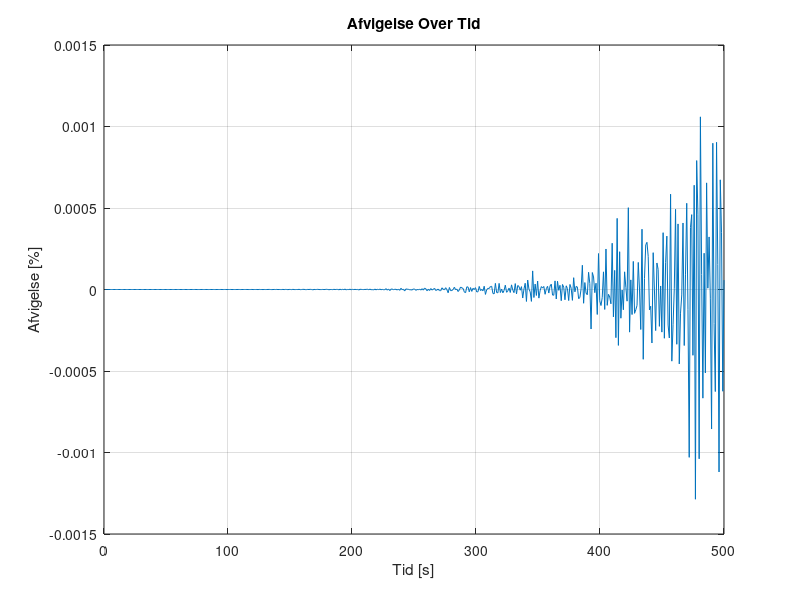
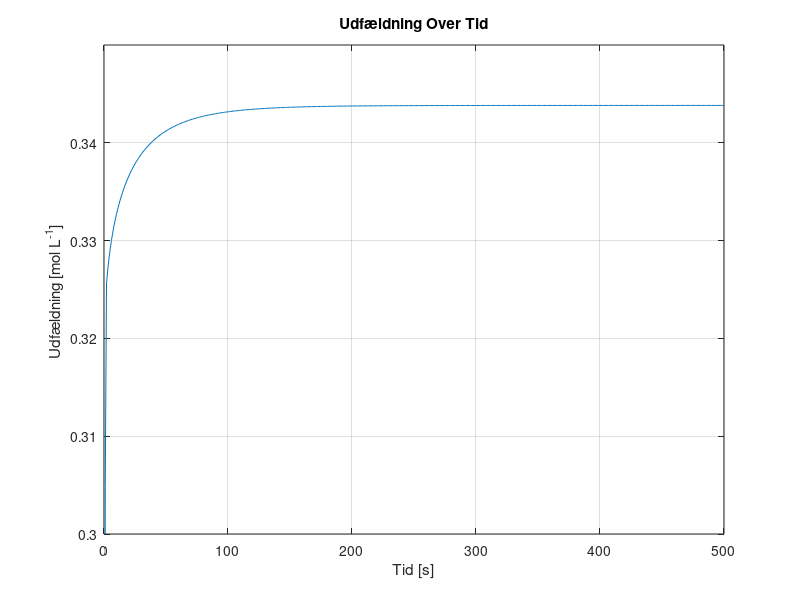
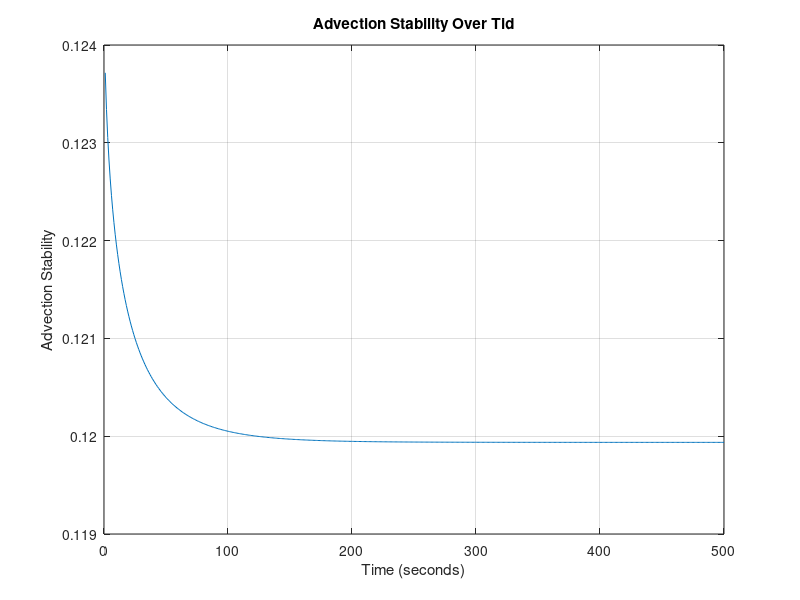
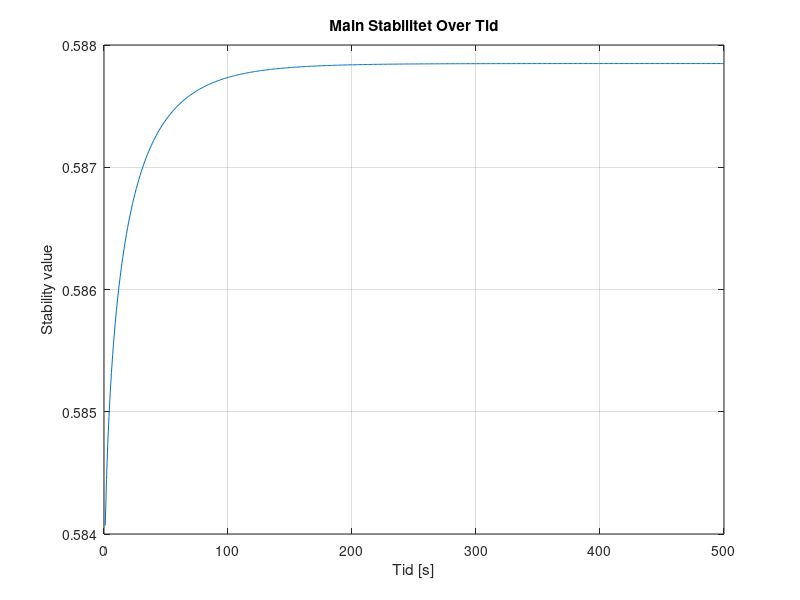

MATLAB code for these plots, in order: (Note: this script raises an error after producing the figures.)
%__Gruppe 3-Simulering-3.Sem__
clear
close all
clc
%% Inital Parameters
domain_length = 0.1;   % Domain length (meters)
domain_steps = 1000;    % Number of spatial domain_steps points
dx = domain_length / (domain_steps - 1); % Position discretization
 
time_length = 500;      % Time length (seconds)
time_steps = 500;       % Number of time steps
dt = time_length / time_steps; % Temporal discretization

% DEFINED VARIABLES
D = 1.464*10^-9; % Diffusivity coefficient H2PO4- in water [m^2 s^-1]
feed_conc = 0.1; % Constant solute concentration at the first cell 0.1 molar [H2PO4-]
TMP = 35; %TMP: Transmembrane Pressure [bar]

area = 0.0308; % Area of the membrane surface [m^2]
kw = 5.7311*10^(-7); % Initial water permeability m^3 m^-2 bar^-1 s^-1 
my = 0.8903*10^-9; % Water viscosity [Bar∙s]
Rm = 1/(my*kw); % Rejection of water at the membrane (σ) [m^-1]
alpha = 1*10^14; % Specific resistance of fouling [m mol^-1 m^3]
PC = 0.5; %Percipitate Advection Coefficient

sig_m = 0.1; % Rejection of ions 

% PHYSICAL CONSTANTS
R = 8.31415*10^-2; % Gasconstant [L^3 Bar mol^-1 K^-1]
T = 273.15+25; %Temperature [K]

% Anonymous functions
%Lv = @(time) kw*exp(-kb*time); %Water permeability dependent on Fouling

Mp = @(conc) 0.0011*exp(36.328*conc) + 0.263253; % concentration of udfæld in respect to phosphate increase.
Rf = @(conc) alpha*(Mp(conc)/area); % Rate of fouling
Lv = @(conc) 1/(my*(Rm+Rf(conc))); % Water permeability dependent on fouling


% Create a grid for space and time
x = linspace(0, domain_length, domain_steps);
t = linspace(0, time_length, time_steps);

% Initialize the concentration array AND Initial condition (1D)
C = zeros(domain_steps, time_steps)+0.1; % 0.1 molar [H2PO4] at pH 2.9


%Diffusive Stability
DS = D*dt/dx^2;
fprintf('\n Diffusivity Stability = %f', DS);
if DS>0.5 
   fprintf(2,'\n ERROR: Stabilitetsfejl');
else
    fprintf('\n Stable Diffusion Model !!');
end


%% Time-stepping loop
for j = 2:time_steps
    for i = 1:domain_steps
        LastC = C(domain_steps, j-1);

        C(1, :) = feed_conc; % Set the leftmost boundary to 0.1

        if j == 2
            Ptot = Mp(feed_conc); % The rate of percipitation WI
        else
            Ptot = Mp(LastC) + Jv*Mp(feed_conc)*(dt/dx)*PC; %%% CHECK CODE!!!!!!
        end

        Jv = (Lv(LastC)*(TMP-(1*R*T*(LastC))));  % Volume flux = Jv ,  in terms of osmotic pressure (TMP, R, T, delta_C) and Lv. [m/s]

        % Calculate the second derivative in x direction
        if i == 1 %_Left Cell__
            d2Cdx2 = 0;
            dCdt_advection = 0;

        elseif i == domain_steps %__Membrane Cell___
            % No right neighbor at the last cell and MEMBRANE
            d2Cdx2 = (D * (C(domain_steps - 1, j-1) - C(domain_steps, j-1))) / dx^2;
            dCdt_advection = -Jv * (C(domain_steps, j-1)*(1-sig_m) - C(domain_steps - 1, j-1)) / dx;
        else    %__Normal Cells__
            % Calculate the second derivative normally
            d2Cdx2 = D * (C(i + 1, j-1) - 2 * C(i, j-1) + C(i - 1, j-1)) / dx^2;
            % Apply advection term
            dCdt_advection = -Jv * (C(i, j-1) - C(i-1, j-1)) / dx;
        end
        % Apply the diffusion-advection-(electromigration) equation
        C(i, j) = C(i, j-1) + dt * (d2Cdx2 + dCdt_advection);
        Jv_values4(j) = Jv; % Plot values
        P_values(j) = Ptot;
        AS(j) = Jv * dt/dx; % Stability plot values
        % Main Stability
        MainS=(1-2*DS-AS(j));                      % Calculation of specific main stability to time
        MainS_values(j)=MainS;                     % Storing main stability values
    end
end
%% conservation and error

volprc = dx*area*1000;  % Volume per cell in Liters

Cw = [0,C(domain_steps, :)]; % Making the matrix line up properly and have the right size
Cw(end) = [];

Systemdiff = [0, diff(sum(C*volprc,1))]; % Difference in system concentration per dt

inflow = feed_conc*(Jv_values4)*(dt/dx)*volprc; % In - mol
outflow = Cw.* Jv_values4*(dt/dx)*volprc*(1-sig_m); % Out - mol
infoutdiff = (inflow - outflow);
ERROR = ((Systemdiff - infoutdiff).*Systemdiff.^(-1))*100; % The mass conservation error



%% 2D Plots

% Plot Mass Conservation Error values over time

figure;
plot(t, ERROR);
xlabel('Tid [s]');
ylabel('Afvigelse [%]');
title('Afvigelse Over Tid');
grid on;


% Plot Percipitate (DS) values over time

figure;
plot(t, P_values);
xlabel('Tid [s]');
ylabel('Udfældning [mol L^{-1}] ');
title('Udfældning Over Tid');
grid on;
ylim([0.3, 0.35]);

% Plot Advection Stability (DS) values over time

figure;
plot(t(2:end), AS(2:end));
xlabel('Time (seconds)');
ylabel('Advection Stability');
title('Advection Stability Over Tid');
grid on;

% Plot Main Stability (MainS) values over time

figure;
plot(t(2:end), MainS_values(2:end));
xlabel('Tid [s]');
ylabel('Stability value');
title('Main Stabilitet Over Tid');
grid on;

% Plot Jv values over time
figure;
plot(t, Jv_values4);
xlabel('Time (seconds)');
ylabel('Jv (Velocity)');
title('Jv (Velocity) Over Time');
grid on;
%ylim([1.185*10^-5, 1.245*10^-5]);
ax = gca;
ax.YAxis.Exponent = -5;


% Define fractions of time steps you want to visualize
time_fraction = [0.001, 0.01, 0.1, 0.25, 0.5, 0.9];  % For example, 0.1 corresponds to 10% of time steps

% Calculate the corresponding time indices
time_instances = round(time_fraction * time_steps);

% Create a figure for the first plot
figure;
hold on;

% Plot concentration at specific time instances
for i = 1:length(time_instances)
    time_index = time_instances(i);
    plot(x, C(:, time_index));
end

xlabel('Position [m]');
ylabel('Koncentration [mol L^{-1}]');
title('Koncentration over Position ved Forskellige Tidsfraktioner');
xlim([0.099, domain_length]);
ylim([0.1, 0.12]);

% Add a legend for clarity
legend(arrayfun(@(f) ['t=', num2str(f)], time_fraction, 'UniformOutput', false));

grid on;
hold off;


%% 3D Plot

% Create a 3D surface plot to visualize concentration over time and position
[T, X] = meshgrid(t, x);
figure;
h = surf(X, T, C); % Transpose removed here
xlabel('Position [m]');
ylabel('Tid [s]');
zlabel('Koncentration [mol L^{-1}]');
title('Koncentration Over Tid og Position');

% Set axis limits to start at the origin
xlim([0, domain_length]);
ylim([0, time_length]);
zlim([0.1, 0.12]); % Assuming max(C(:)) is the maximum concentration in your data

set(h,'LineStyle','none')
colormap(jet)
clim([0.1, 0.11])


%%
save('step4jv', 'Jv_values4')
